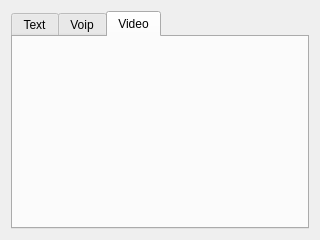
<?xml version="1.0" encoding="UTF-8"?>
<ui version="4.0">
 <class>RBChatClient</class>
 <widget class="QWidget" name="RBChatClient">
  <property name="geometry">
   <rect>
    <x>0</x>
    <y>0</y>
    <width>320</width>
    <height>240</height>
   </rect>
  </property>
  <property name="windowTitle">
   <string>Rusty Brain</string>
  </property>
  <layout class="QVBoxLayout" name="verticalLayout">
   <item>
    <widget class="QTabWidget" name="tabWidget">
     <property name="currentIndex">
      <number>2</number>
     </property>
     <widget class="QWidget" name="tab">
      <attribute name="title">
       <string>Text</string>
      </attribute>
      <layout class="QVBoxLayout" name="verticalLayout_2">
       <item>
        <widget class="QListWidget" name="listWidget"/>
       </item>
       <item>
        <widget class="QLineEdit" name="lineEdit"/>
       </item>
      </layout>
     </widget>
     <widget class="QWidget" name="tab_2">
      <attribute name="title">
       <string>Voip</string>
      </attribute>
      <layout class="QVBoxLayout" name="verticalLayout_3">
       <item>
        <widget class="QLabel" name="label">
         <property name="text">
          <string>Input device:</string>
         </property>
        </widget>
       </item>
       <item>
        <widget class="QComboBox" name="cbInput"/>
       </item>
       <item>
        <widget class="QLabel" name="label_2">
         <property name="text">
          <string>Output device:</string>
         </property>
        </widget>
       </item>
       <item>
        <widget class="QComboBox" name="cbOutput"/>
       </item>
       <item>
        <spacer name="verticalSpacer">
         <property name="orientation">
          <enum>Qt::Vertical</enum>
         </property>
         <property name="sizeHint" stdset="0">
          <size>
           <width>20</width>
           <height>85</height>
          </size>
         </property>
        </spacer>
       </item>
      </layout>
     </widget>
     <widget class="QWidget" name="tab_3">
      <attribute name="title">
       <string>Video</string>
      </attribute>
      <layout class="QHBoxLayout" name="horizontalLayout"/>
     </widget>
    </widget>
   </item>
  </layout>
 </widget>
 <resources/>
 <connections/>
</ui>
